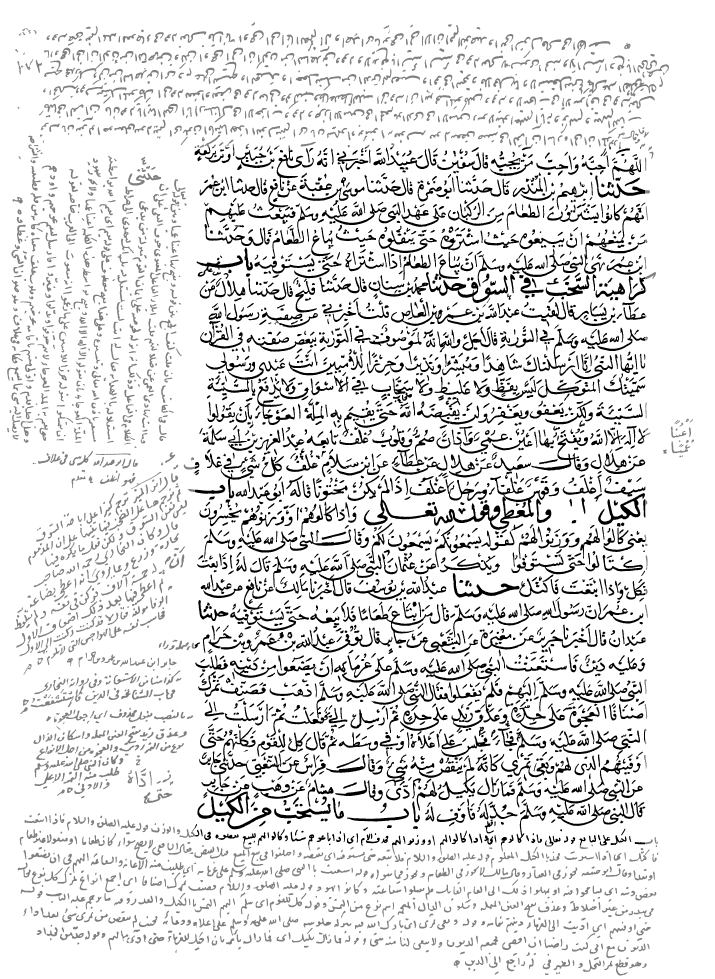
#> input picture complex_ptest/book1_page1.png, 2857 x 3913 px, given as the content of the folder complex_maintext_4, which was not available (shown at 1/4 size)
$ python complex_post.py   (older library calls are emulated)
#> lines starting #> are read from the running program, lines starting #| are printed output that depends on the picture; after the words box and inside, x2 and y2 are one past the last pixel; in counts of white or black regions, pixels touching at a corner belong together; pictures that were not available may be replaced by others from this repository, and a replacement may not be noted
import cv2
import os
import numpy as np

maintextfolder='complex_maintext_4'
predfolder='complex_ptest'
labelfolder='complex_ltest'

for imgname in os.listdir(maintextfolder):
    mask=cv2.imread(os.path.join(maintextfolder,imgname),0)
#> mask is the input picture: shape (3913, 2857); min 0, max 255, mean 226.6
    imglabelname=imgname[:-4]+'.bmp'
    label=cv2.imread(os.path.join(labelfolder,imglabelname),0)

    # get the contours
    ret,thresh = cv2.threshold(mask, 127, 255, cv2.THRESH_BINARY)
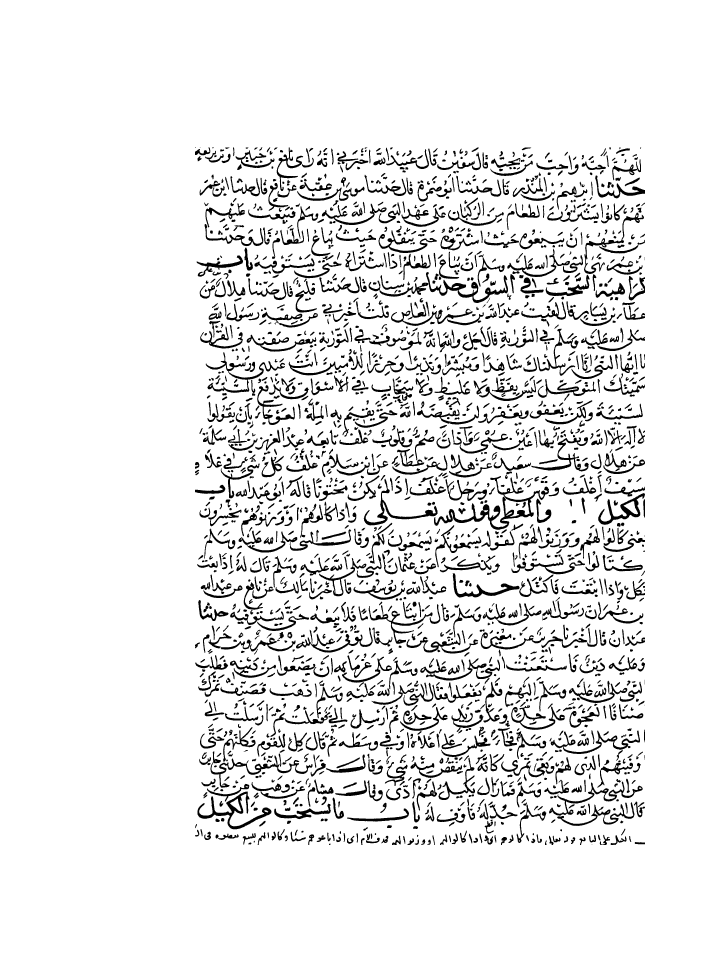
#> thresh: shape (3913, 2857) (shown at 1/4 size); 91.5% white; 2378 black regions (10 under 20 px)
    im2,contours,hierarchy = cv2.findContours(thresh, cv2.RETR_EXTERNAL, cv2.CHAIN_APPROX_NONE)
#> contours = 1 contour; box (x1, y1, x2, y2) and area: (0, 0, 2857, 3913) 11172672

    # find the biggest countour by area
    c = max(contours, key = cv2.contourArea)
#> c = contour of 13536 points, box (x1, y1, x2, y2) (0, 0, 2857, 3913), area 11172672
    x,y,w,h = cv2.boundingRect(c)
#> x = 0; y = 0; w = 2857; h = 3913
    x=x+30
#> x = 30
    y=y+30
#> y = 30
    w=w-30
#> w = 2827
    h=h-30
#> h = 3883

    # draw the biggest contour
    #cv2.rectangle(label,(x,y),(x+w,y+h),(0,255,0),2)

    # save the label
    #cv2.imwrite(os.path.join(predfolder,imgname),label)

    pred=label.copy()
    #get the maintext components
    mask=np.zeros(mask.shape)
    mask[y:y+h,x:x+w]=255
    m=(mask==255) & (pred<255)
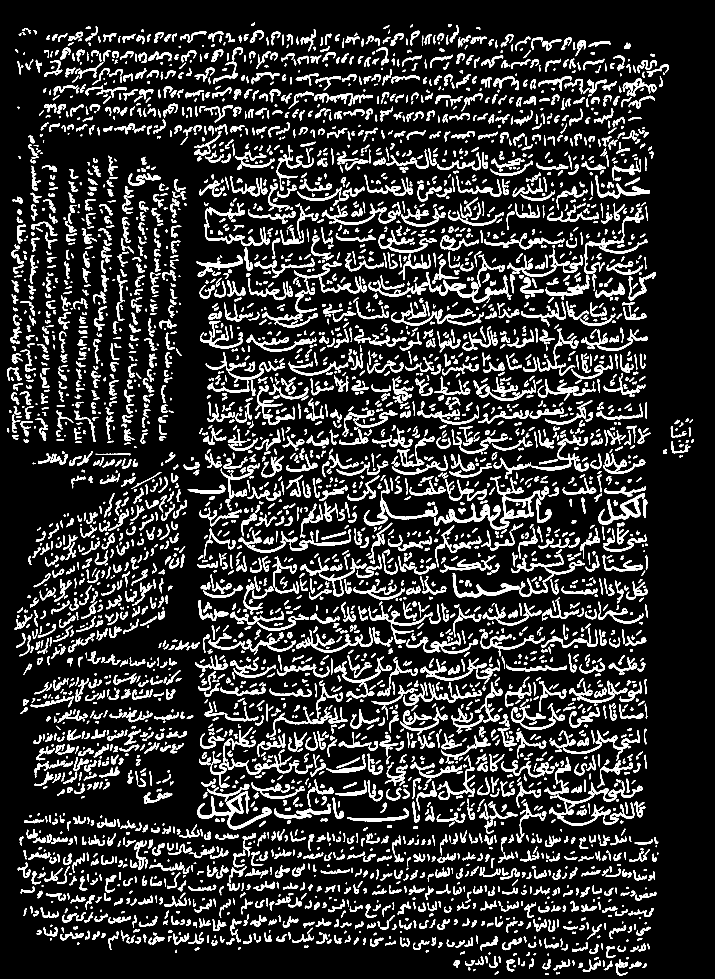
#> m: shape (3913, 2857) bool (shown at 1/4 size); 13.8% white; 4405 white regions, largest, box (x1, y1, x2, y2) and area: (1736, 1904, 2196, 2119) 14621, (2196, 3126, 2571, 3304) 10314, (790, 3166, 1086, 3317) 8587
    pred[m]=0
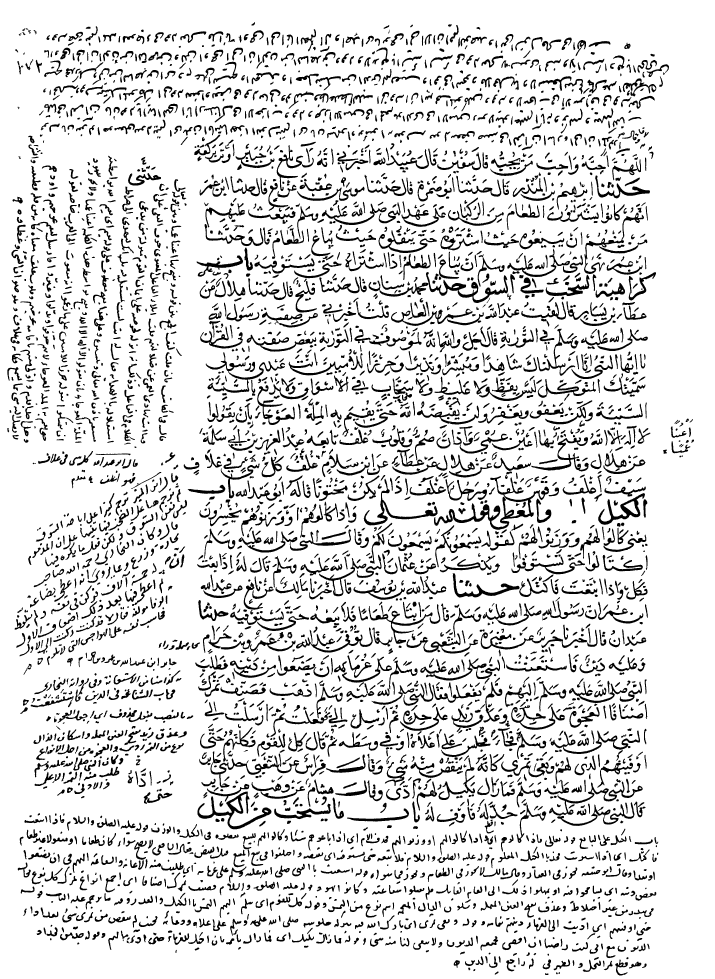
#> pred: shape (3913, 2857) (shown at 1/4 size); 5.23% of pixels changed, all inside (x1, y1, x2, y2) = (30, 89, 2776, 3902)
    #get the sidetext components
    mask=np.zeros(mask.shape)
    mask[:,0:x]=255
    mask[:,x+w:]=255
    mask[:y,:]=255
    mask[y+h:,:]=255
    s=(mask==255) & (pred<255)
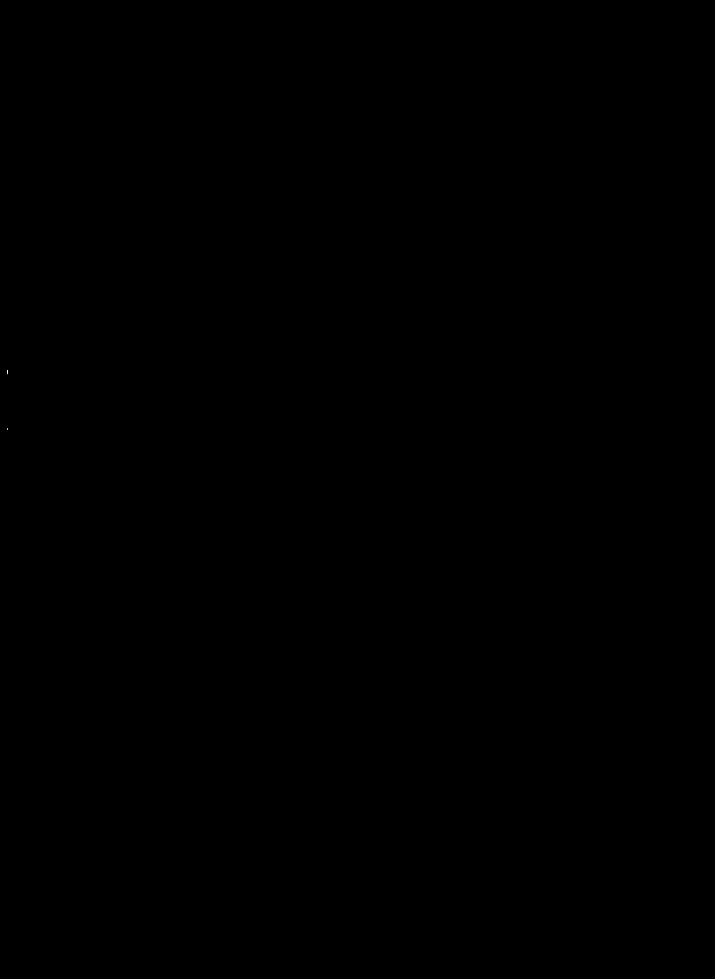
#> s: shape (3913, 2857) bool (shown at 1/4 size); 0% white in thin lines or dots, all inside (x1, y1, x2, y2) = (29, 1480, 30, 1719)
    pred[s]=128

    # save the images
    cv2.imwrite(os.path.join(predfolder,imgname),pred)

$ run again, on complex_ptest/book1_page7.png
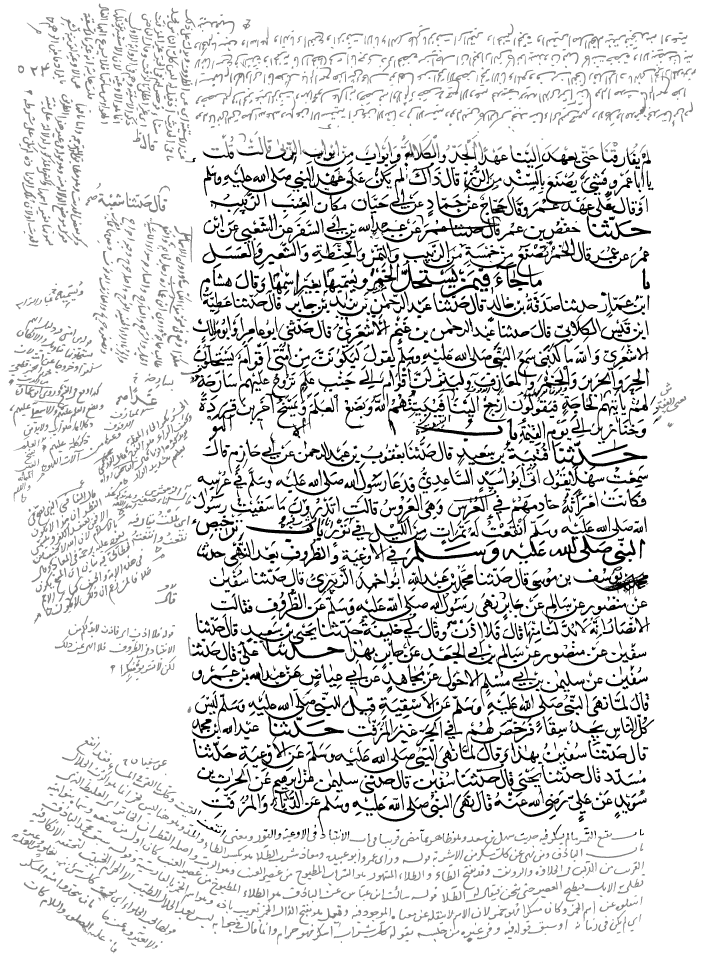
#> input picture complex_ptest/book1_page7.png, 2881 x 3825 px, given as the content of the folder complex_maintext_4, which was not available (shown at 1/4 size)
#> mask is the input picture: shape (3825, 2881); min 0, max 255, mean 225.8
#> `ret,thresh = cv2.threshold(mask, 127, 255, cv2.THRESH_BINARY)`:
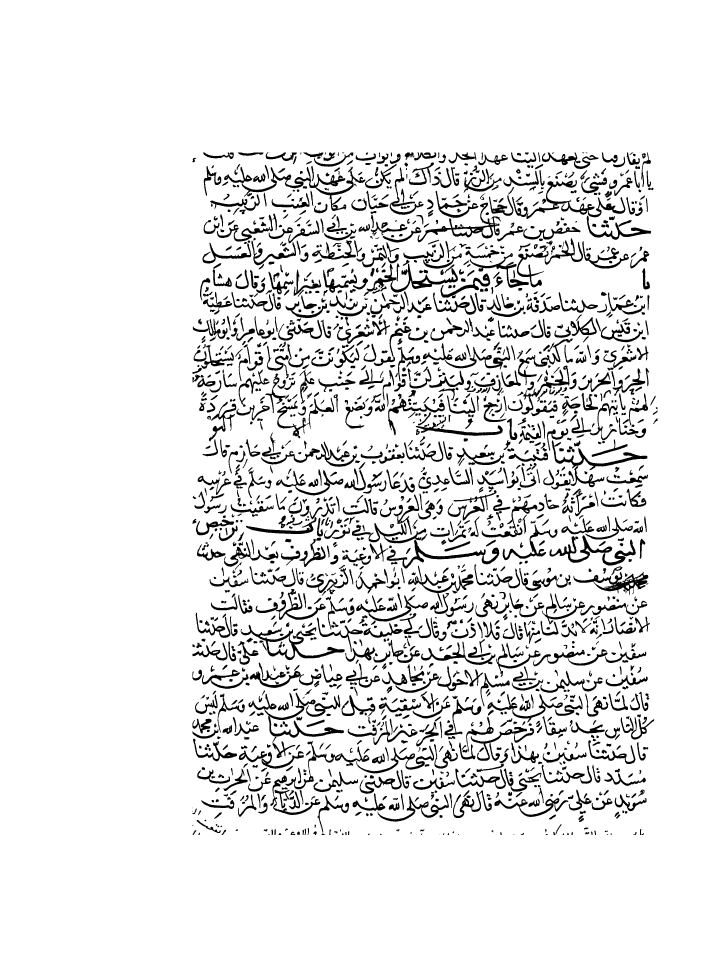
#> thresh: shape (3825, 2881) (shown at 1/4 size); 91.1% white; 1969 black regions (13 under 20 px)
#> contours = 1 contour; box (x1, y1, x2, y2) and area: (0, 0, 2881, 3825) 11013120
#> c = contour of 13408 points, box (x1, y1, x2, y2) (0, 0, 2881, 3825), area 11013120
#> `x,y,w,h = cv2.boundingRect(c)`: x = 0; w = 2881; h = 3825
#> `x=x+30`: x = 30
#> `w=w-30`: w = 2851
#> `h=h-30`: h = 3795
#> m: shape (3825, 2881) bool; 14% white; 4046 white regions, largest, box (x1, y1, x2, y2) and area: (897, 667, 1462, 844) 12572, (963, 2499, 1379, 2641) 10012, (994, 2770, 1376, 2951) 9110
#> `pred[m]=0`:
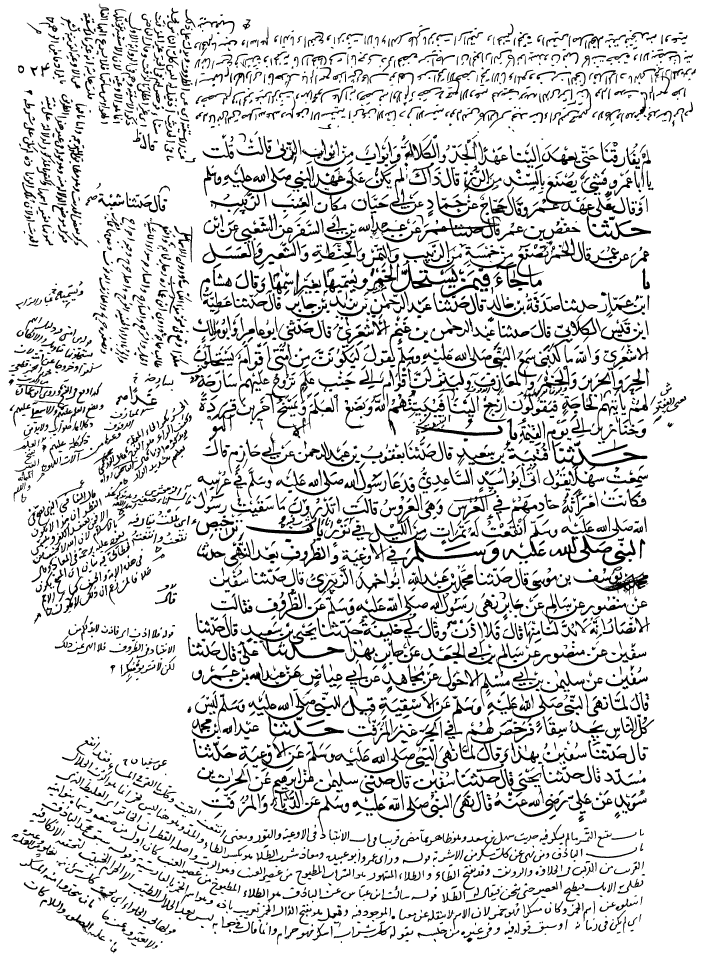
#> pred: shape (3825, 2881) (shown at 1/4 size); 5.06% of pixels changed, all inside (x1, y1, x2, y2) = (35, 30, 2784, 3813)
#> s: shape (3825, 2881) bool; 0% white; 1 white region, box (x1, y1, x2, y2) and area: (395, 14, 424, 30) 113

$ run again, on complex_ptest/book1_page8.png
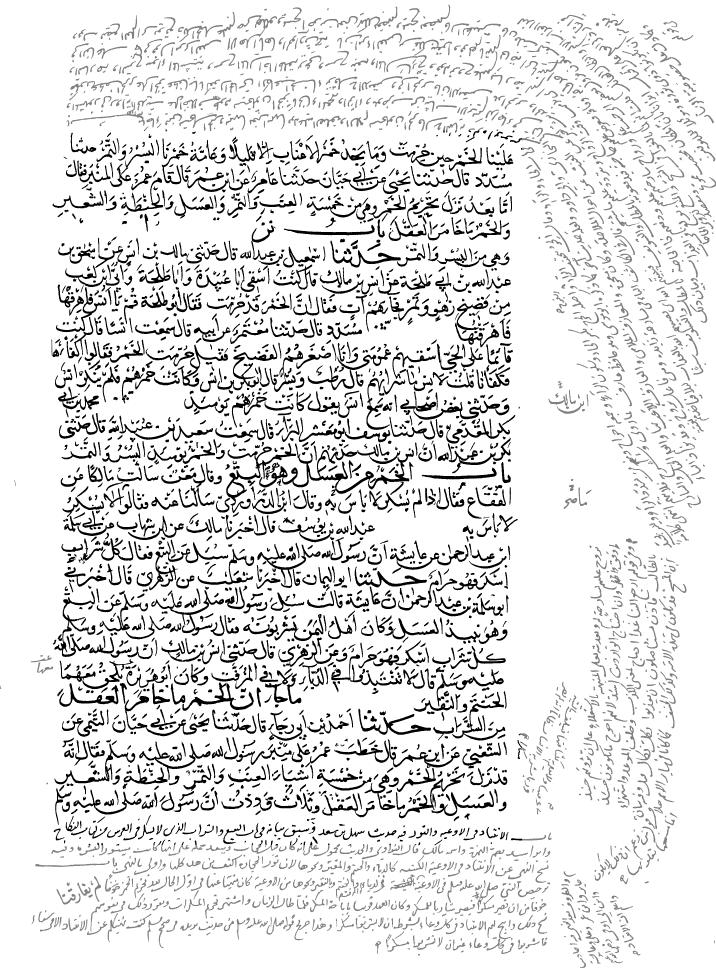
#> input picture complex_ptest/book1_page8.png, 2864 x 3880 px, given as the content of the folder complex_maintext_4, which was not available (shown at 1/4 size)
#> mask is the input picture: shape (3880, 2864); min 0, max 255, mean 227.3
#> `ret,thresh = cv2.threshold(mask, 127, 255, cv2.THRESH_BINARY)`:
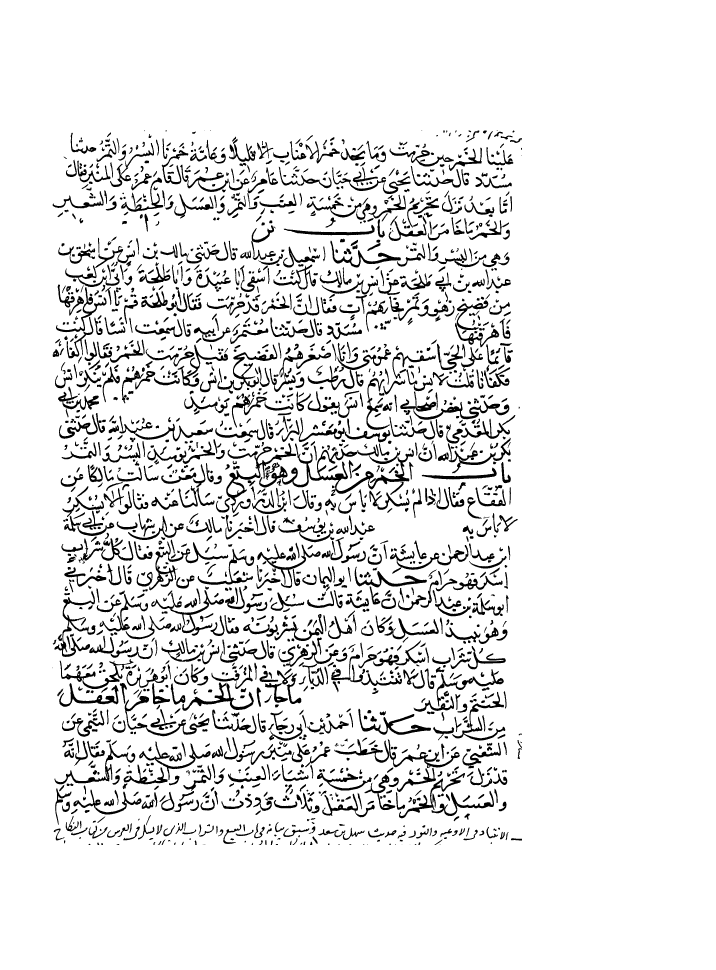
#> thresh: shape (3880, 2864) (shown at 1/4 size); 91.4% white; 2102 black regions (20 under 20 px)
#> contours = 1 contour; box (x1, y1, x2, y2) and area: (0, 0, 2864, 3880) 11105577
#> c = contour of 13484 points, box (x1, y1, x2, y2) (0, 0, 2864, 3880), area 11105577
#> `x,y,w,h = cv2.boundingRect(c)`: x = 0; w = 2864; h = 3880
#> `x=x+30`: x = 30
#> `w=w-30`: w = 2834
#> `h=h-30`: h = 3850
#> m: shape (3880, 2864) bool; 13.1% white; 3884 white regions (1 under 20 px), largest, box (x1, y1, x2, y2) and area: (1036, 1774, 1656, 1984) 18196, (905, 1773, 1185, 2053) 9650, (1601, 1566, 2000, 1679) 8336
#> `pred[m]=0`:
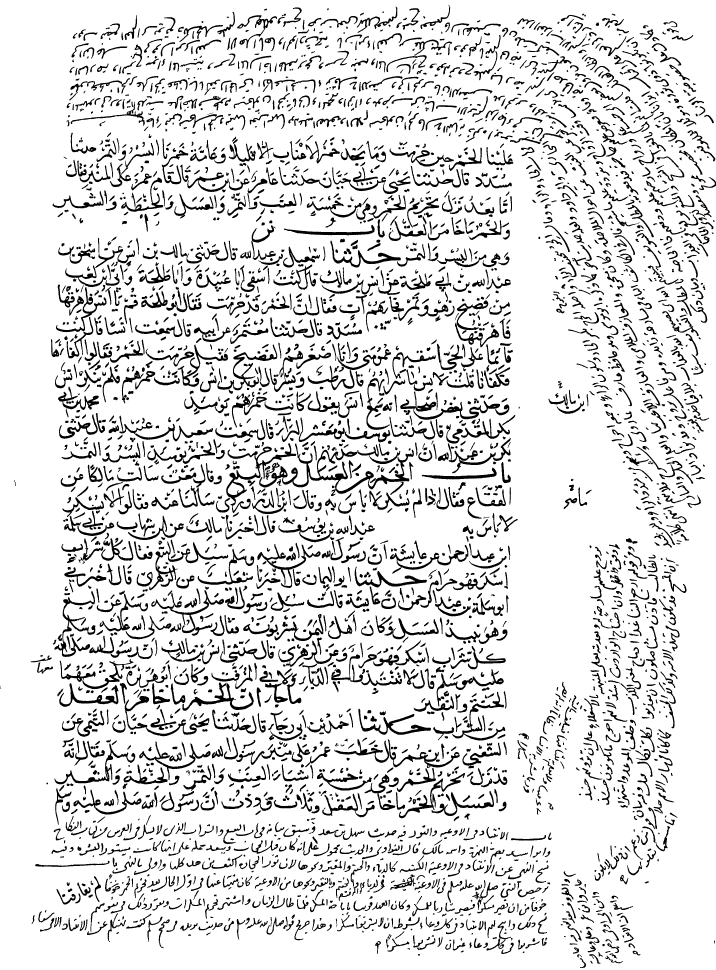
#> pred: shape (3880, 2864) (shown at 1/4 size); 4.54% of pixels changed, all inside (x1, y1, x2, y2) = (57, 30, 2864, 3872)
#> s: shape (3880, 2864) bool; 0% white; 4 white regions (2 under 20 px), largest, box (x1, y1, x2, y2) and area: (1793, 19, 1801, 30) 51, (0, 2742, 5, 2756) 38
